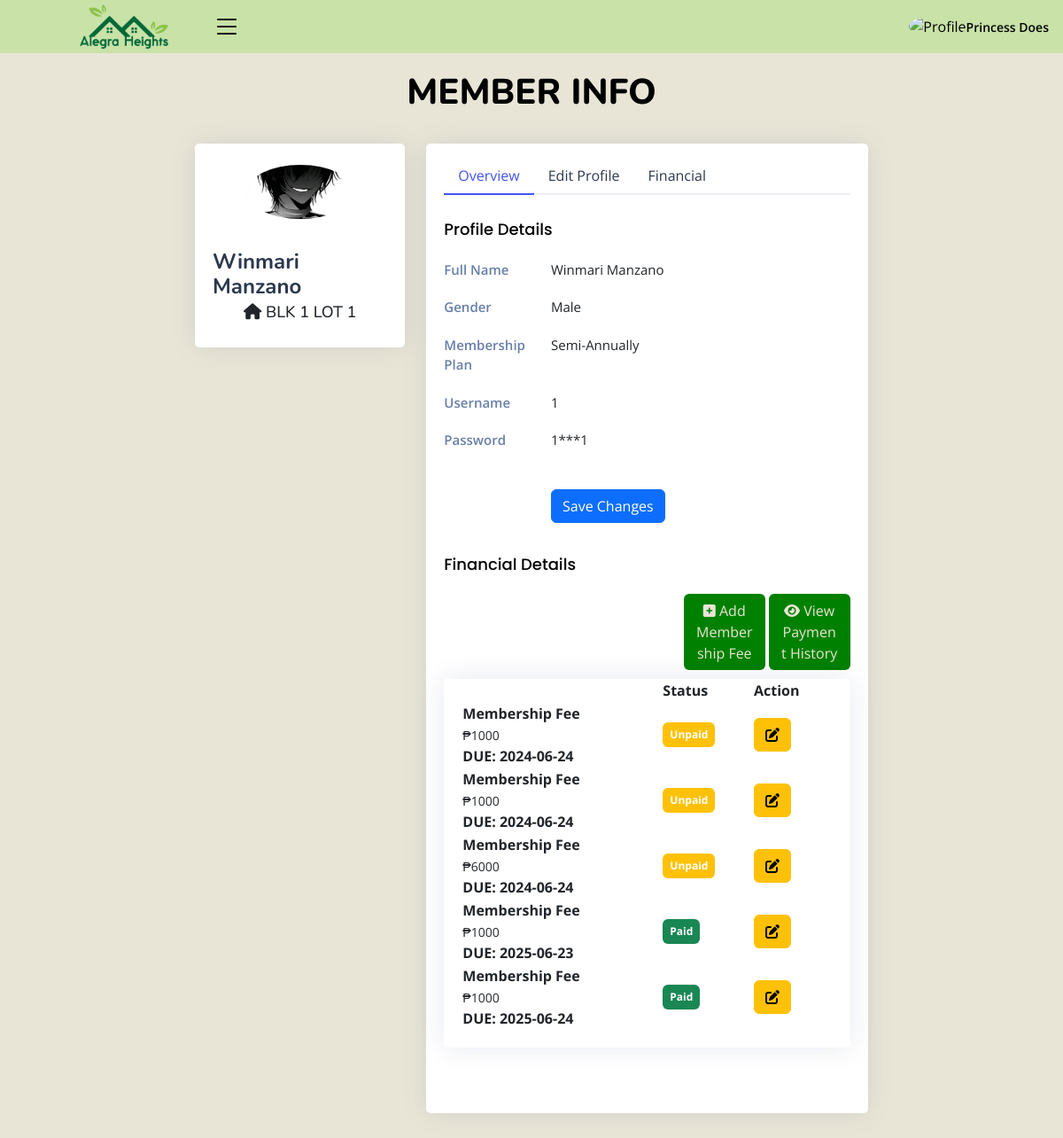
The app's page /admin/view_member.php?status=view&&id=20 (signed in) with its own data.
### tables this page shows
CREATE TABLE `members` (
  `id` int(10) NOT NULL,
  `block_number` int(10) NOT NULL,
  `lot_number` int(10) NOT NULL,
  `first_name` varchar(100) NOT NULL,
  `mid_name` varchar(250) NOT NULL,
  `last_name` varchar(100) NOT NULL,
  `gender` varchar(250) NOT NULL,
  `contact` varchar(250) NOT NULL,
  `username` varchar(250) NOT NULL,
  `password` varchar(250) NOT NULL,
  `user_image` varchar(250) NOT NULL,
  `status` int(11) NOT NULL DEFAULT 1,
  `date_added` date DEFAULT current_timestamp(),
  `household_id` int(11) DEFAULT NULL,
  `membership_plan` varchar(255) DEFAULT 'Monthly'
);

CREATE TABLE `finances` (
  `id` int(11) NOT NULL,
  `user_id` int(11) NOT NULL,
  `amount` int(11) NOT NULL,
  `bal` int(11) NOT NULL,
  `type` varchar(250) NOT NULL DEFAULT 'Membership Fee',
  `date` date NOT NULL DEFAULT current_timestamp(),
  `deadline` date NOT NULL DEFAULT current_timestamp(),
  `status` int(11) NOT NULL
);

### admin/class/adminback.php (called while the page is built, shortened)
<?php
class  adminback
{
    private $connection;
    function __construct()
    {
        $dbhost = "localhost";
        $dbuser = "root";
        $dbpass = "";
        $dbname = "alegra_heights_db";
        $this->connection = mysqli_connect($dbhost, $dbuser, $dbpass, $dbname);
    }
    function display_mem_id($id)
    {
        $query = "SELECT * FROM `members` WHERE `id`=$id";
        if (mysqli_query($this->connection, $query)) {
            $mem_info = mysqli_query($this->connection, $query);
            $mem_fetch = mysqli_fetch_assoc($mem_info);
            return $mem_fetch;
        }
    }
    function display_fin_id($id)
    {
        $query = "SELECT * FROM `finances` WHERE `user_id`=$id  ORDER BY `status` ASC, `date` DESC";
        if(mysqli_query($this->connection, $query)){
            $result = mysqli_query($this->connection, $query);
            return $result;
        }
    }
}

### admin/view_member.php (the view, shortened to what this page needs)
<?php
include_once("class/adminback.php");
$obj = new adminback();
if(isset($_GET['status'])){
  if($_GET['status']=='view'){
  $mem_id = $_GET['id'];
  $mem = $obj->display_mem_id($mem_id);
  $fin = $obj->display_fin_id($mem_id);
  }
}
?>
<!DOCTYPE html>
<html lang="en">
<?php include('header.php')?>
<link rel="stylesheet" href="https://cdn.datatables.net/1.13.4/css/jquery.dataTables.min.css">
<link rel="stylesheet" href="https://cdn.datatables.net/searchpanes/2.1.2/css/searchPanes.dataTables.min.css">
<link rel="stylesheet" href="https://cdn.datatables.net/searchpanes/2.1.2/js/dataTables.searchPanes.min.js">
<body class="toggle-sidebar">
    <?php include('headnav.php')?>
    <main id="main" class="main">
        <div class="pagetitle">
            <h1>MEMBER INFO</h1>
            <br>
        </div>
        <section class="section profile">
            <div style="margin: auto;" class="col-xl-8">
                <div class="row">
                    <div class="col-xl-4">
                        <div class="card">
                            <div class="card-body profile-card pt-4 d-flex flex-column align-items-center">
                                <img src="user_img/<?php echo $mem['user_image']; ?>" alt="Profile"
                                    class="rounded-circle"> <br>
                                <h2><?php echo $mem['first_name']." ".$mem['last_name'] ?></h2>
                                <h3 style="padding-top: 2%;"><i class="fa-solid fa-house"></i>
                                    <?php echo "BLK ".$mem['block_number']." LOT ".$mem['lot_number'] ?></h3>
                            </div>
                        </div>
                    </div>
                    <div class="col-xl-8">
                        <div class="card">
                            <div class="card-body pt-3">
                                <ul class="nav nav-tabs nav-tabs-bordered">
                                    <li class="nav-item">
                                        <button class="nav-link active" data-bs-toggle="tab"
                                            data-bs-target="#profile-overview">Overview</button>
                                    </li>
                                    <li class="nav-item">
                                        <button class="nav-link" data-bs-toggle="tab"
                                            data-bs-target="#profile-edit">Edit Profile</button>
                                    </li>
                                    <li class="nav-item">
                                        <button class="nav-link" data-bs-toggle="tab"
                                            data-bs-target="#finance-edit">Financial</button>
                                    </li>
                                </ul>
                                <div class="tab-content pt-2">
                                    <div class="tab-pane fade show active profile-overview" id="profile-overview">
                                        <h5 class="card-title">Profile Details</h5>
                                        <div class="row">
                                            <div class="col-lg-3 col-md-4 label ">Full Name</div>
                                            <div class="col-lg-9 col-md-8">
                                                <?php echo $mem['first_name']." ".$mem['last_name'] ?></div>
                                        </div>
                                        <div class="row">
                                            <div class="col-lg-3 col-md-4 label ">Gender</div>
                                            <div class="col-lg-9 col-md-8"><?php echo $mem['gender']; ?></div>
                                        </div>
                                        <div class="row">
                                            <div class="col-lg-3 col-md-4 label ">Membership Plan</div>
                                            <div class="col-lg-9 col-md-8"><?php echo $mem['membership_plan']; ?></div>
                                        </div>
                                        <div class="row">
                                            <div class="col-lg-3 col-md-4 label">Username</div>
                                            <div class="col-lg-9 col-md-8"><?php echo $mem['username'];?></div>
                                        </div>
                                        <div class="row">
                                            <div class="col-lg-3 col-md-4 label">Password</div>
                                            <div class="col-lg-9 col-md-8">
                                                <?php echo preg_replace("/(?!^).(?!$)/", "*", $mem['password']);?></div>
                                        </div>
                                    </div>
                                            <div class="row mb-3">
                                                <label for="Email" class="col-md-4 col-lg-3 col-form-label"></label>
                                                <div class="col-md-8 col-lg-9">
                                                    <br>
                                                    <button name="update_mem" type="submit" class="btn btn-primary">Save
                                                        Changes</button>
                                                </div>
                                            </div>
                                    </div>
                                    <div class="tab-pane fade show finance-edit" id="finance-edit">
                                        <h5 class="card-title">Financial Details</h5>
                                        <div class="row">
                                        <form action="" autocomplete="" class="sign-in-form" method="POST"
                                            enctype="multipart/form-data" id = "membership_form">
                                        <button
                                                type="submit" data-bs-toggle="modal"  onclick = "addMembershipFee(event)" name="mem_fee_add" class="btn" style="width: 20%;color:#e9e5d6; background-color: #008000; margin-bottom: 10px; margin-left: 59%;">
                                                <i class="fa-solid fa-square-plus"></i> Add Membership Fee</button>
                                        <button
                                                style="width: 20%;color:#e9e5d6; background-color: #008000; margin-bottom: 10px;"
                                                type="button" data-bs-toggle="modal" data-bs-target="#memhistory" class="btn">
                                                <i class="fa-solid fa-eye"></i> View Payment History</button>
                                                </form>
                                            <div class="col-lg-12">
                                                <div class="card">
                                                    <div class="card-body" style="overflow-x:auto;">
                                                        <div class="table-wrapper">
                                                            <table id="example" class="stripe" style="width:100%">
                                                                <thead>
                                                                    <tr>
                                                                        <th scope="col"></th>
                                                                        <th scope="col">Status</th>
                                                                        <th scope="col">Action</th>
                                                                    </tr>
                                                                </thead>
                                                                <tbody>
                                                                    <?php while($ff = mysqli_fetch_assoc($fin)){ ?>
                                                                    <tr>
                                                                        <td><b><?php echo $ff['type'];?></b><br>
                                                                            <small>
                                                                                ₱<?php echo $ff['amount'];?>
                                                                            </small>
                                                                            <br>
                                                                            <b> DUE:
                                                                                <?php echo $ff['deadline'];?><b>
                                                                        </td>
                                                                        <td>
                                                                                    <?php if ($ff['status'] == 0) { ?>
                                                                                        <span class="badge bg-warning p-2">Unpaid</span>
                                                                                    <?php } elseif ($ff['status'] == 1) { ?>
                                                                                        <span class="badge bg-success p-2">Paid</span>
                                                                                    <?php } ?>
                                                                        </td>
                                                                        <td>
                                                                            <button type="button" data-bs-toggle="modal"
                                                                                data-bs-target="#verticalycentered"
                                                                                data-amount = "<?php echo $ff['amount']; ?>"
                                                                                class="btn btn-warning edit-item-btn"><i
                                                                                    class="fa-solid fa-pen-to-square"></i></button>
                                                                        </td>
                                                                    </tr>
                                                                    <?php } ?>
                                                                </tbody>
                                                            </table>
                                                        </div>
                                                    </div>
                                                </div>
                                            </div>
                                        </div>
                                        <br>
                                    </div>
                                </div>
                            </div>
                        </div>
                    </div>
        </section>
    </main>
</body>
</html>

### admin/assets/css/style.css (style rules this page uses)
:root { scroll-behavior: smooth; }
body { font-family: "Open Sans", sans-serif; background: #E9E5D6; color: #000000; }
h1, h2, h3, h4, h5, h6 { font-family: "Nunito", sans-serif; }
#main { margin-top: 60px; padding: 20px 30px; transition: all 0.3s; }
.pagetitle { margin-bottom: 10px; text-align: center; }
.pagetitle h1 { font-size: 40px; margin-bottom: 0; font-weight: 800; color: #000000; }
.card { margin-bottom: 30px; border: none; border-radius: 5px; box-shadow: 0px 0 30px rgba(1, 41, 112, 0.1); }
.card-title { padding: 20px 0 15px 0; font-size: 18px; font-weight: 500; color: #000000; font-family: "Poppins", sans-serif; }
.card-body { padding: 0 20px 20px 20px; }
.nav-tabs-bordered { text-align: center; border-bottom: 2px solid #ebeef4; }
.nav-tabs-bordered .nav-link { margin-bottom: -2px; border: none; color: #2c384e; }
.nav-tabs-bordered .nav-link.active { background-color: #fff; color: #4154f1; border-bottom: 2px solid #4154f1; }
@media (min-width: 1200px) { #main, #footer { margin-left: 300px; } }
@media (min-width: 1200px) { .toggle-sidebar #main, .toggle-sidebar #footer { margin-left: 0; } }
.profile .profile-card img { max-width: 120px; }
.profile .profile-card h2 { font-size: 24px; font-weight: 700; color: #2c384e; margin: 10px 0 0 0; }
.profile .profile-card h3 { font-size: 18px; }
.profile .profile-overview .row { margin-bottom: 20px; font-size: 15px; }
.profile .profile-overview .card-title { color: #000000; }
.profile .profile-overview .label { font-weight: 600; color: rgba(1, 41, 112, 0.6); }

### records on screen
members: user_image (picture), first_name "Winmari", last_name "Manzano", block_number "1", lot_number "1", gender "Male", membership_plan "Semi-Annually", username "1", password "1***1"
finances: type "Membership Fee", amount "1000", deadline "2024-06-24", status "Unpaid"
finances: type "Membership Fee", amount "1000", deadline "2024-06-24", status "Unpaid"
finances: type "Membership Fee", amount "6000", deadline "2024-06-24", status "Unpaid"
finances: type "Membership Fee", amount "1000", deadline "2025-06-23", status "Paid"
finances: type "Membership Fee", amount "1000", deadline "2025-06-24", status "Paid"

### other values on screen
$_SESSION['name'] "Princess Does"
